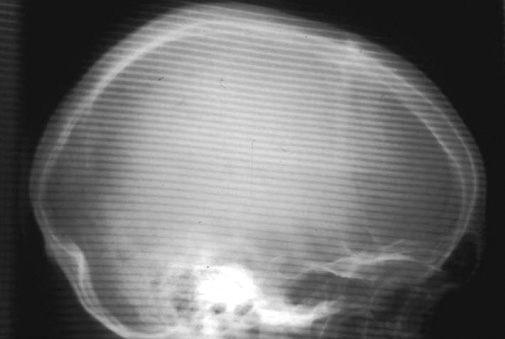
%> input picture Radiograph_1.jpg, 505 x 339 px
$ octave moire_pattern_a.m   (GNU Octave 9; MATLAB toolbox functions it lacks are replaced by stand-ins)
%> lines starting %> are read from the running program, lines starting %| are printed output that depends on the picture
%% Radiograph of Skull
clear all;clc;close all;
% Read Image
image=imread('Radiograph_1.jpg');
%> image is the input picture: size 339x505 uint8; min 16, max 255, mean 111.2
% Define sigma and find the phase and magnitude of image
sigma=20;
fft1=fft2(image);
phase=angle(fft1);
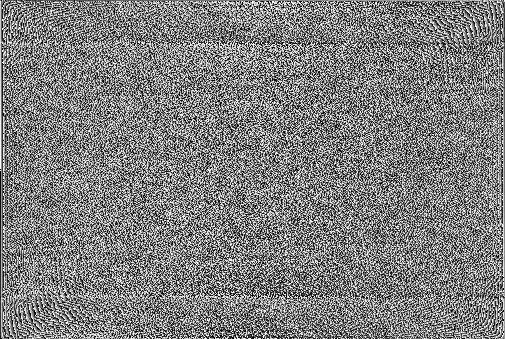
%> phase: size 339x505 double; min -3.14, max 3.14, mean 5.31e-18; drawn with min black and max white
mag1=abs(fft1);
% Shifted log magnitude plot for better localization of moire patterns
fft1=fftshift(fft1);
mag2=log(1+abs(fft1));
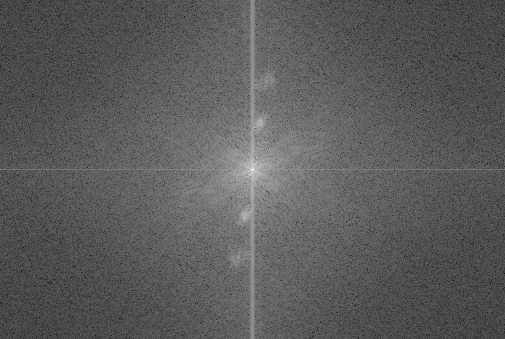
%> mag2: size 339x505 double; min 0.206, max 16.76, mean 6.13; drawn with min black and max white
figure,imshow(mag2,[]),title('shifted magnitude plot')

% Find Intensity peaks due to moire patterns in magnitude plot
U1=[261 122];
U2=[267 82];
U3=[245 218];
U4=[239 258];
[l,n]=size(image);
%> l = 339; n = 505

% Create the notch Filters
for i=1:l
    for j=1:n
        H1(i,j)=1-exp(-((i-U1(2)).^2+(j-U1(1)).^2)./(sigma)^2);
    end
end
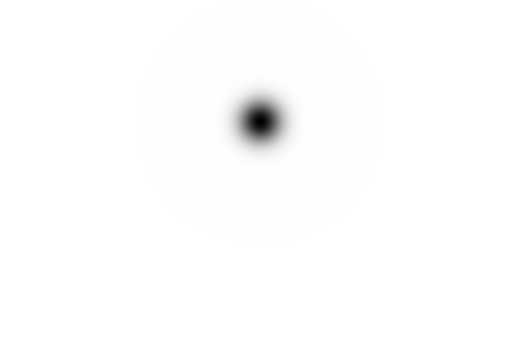
%> H1: size 339x505 double; min 0, max 1, mean 0.993

for a=1:l
    for b=1:n
        H2(a,b)=1-exp(-((a-U2(2)).^2+(b-U2(1)).^2)./(sigma)^2);
    end
end
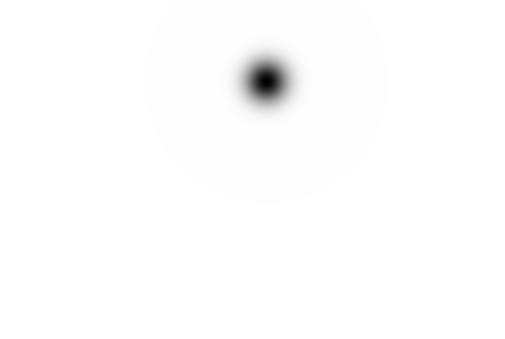
%> H2: size 339x505 double; min 0, max 1, mean 0.993; mean of the top-left, top-right, bottom-left and bottom-right quarters 0.995, 0.975, 1, 1

for c=1:l
    for d=1:n
        H3(c,d)=1-exp(-((c-U3(2)).^2+(d-U3(1)).^2)./(sigma)^2);
    end
end
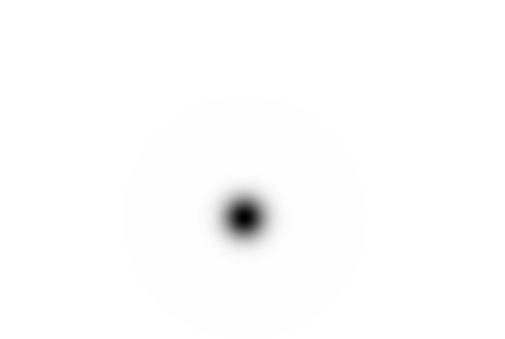
%> H3: size 339x505 double; min 0, max 1, mean 0.993; mean of the top-left, top-right, bottom-left and bottom-right quarters 1, 1, 0.979, 0.991

for e=1:l
    for f=1:n
        H4(e,f)=1-exp(-((e-U4(2)).^2+(f-U4(1)).^2)./(sigma)^2);
    end
end
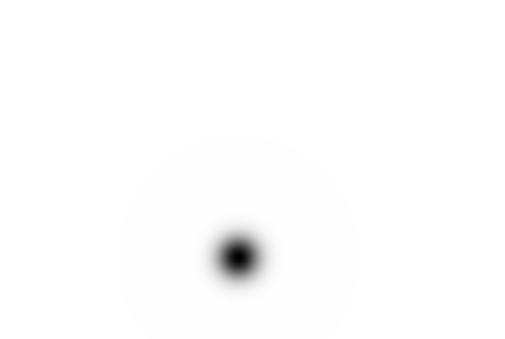
%> H4: size 339x505 double; min 0, max 1, mean 0.993; mean of the top-left, top-right, bottom-left and bottom-right quarters 1, 1, 0.976, 0.995

H=H1.*H2.*H3.*H4;
figure,imshow(H),title('notch filter')
h=fftshift(H);

transform_magplot=mag2.*H;
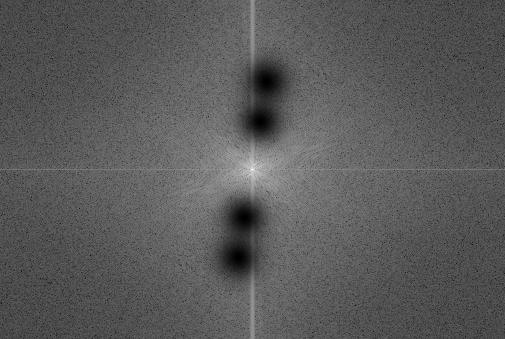
%> transform_magplot: size 339x505 double; min 0, max 16.67, mean 5.9; drawn with min black and max white
figure,imshow(transform_magplot,[]),title('notch filter on magnitude plot')

% Final output of magnitude
output=mag1.*h;
% Reconstruct image using phase and newly found magnitude
recon_image=output.*exp(1i*phase);
% Inverse fft
final=ifft2(recon_image);
% Display Image
figure,subplot(1,2,1),imshow(image),title('original image')
subplot(1,2,2),imshow(final,[]),title('filtered image sigma 20')

$ run again, with Radiograph_2.jpg copied over Radiograph_1.jpg
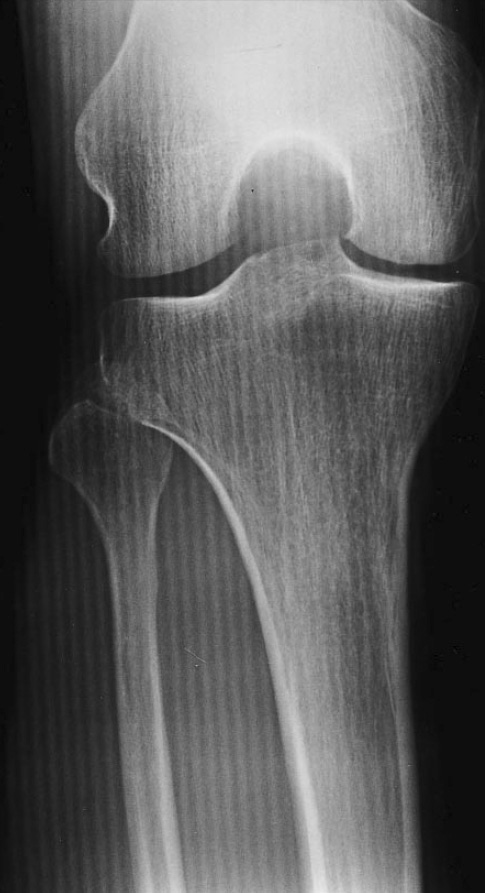
%> input picture Radiograph_2.jpg, 485 x 893 px
%> image is the input picture: size 893x485 uint8; min 1, max 235, mean 92.9
%> `mag2=log(1+abs(fft1));`:
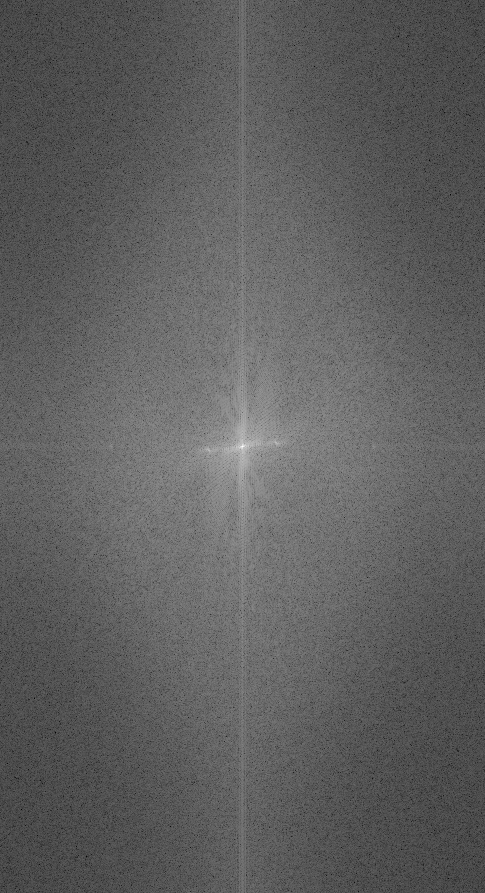
%> mag2: size 893x485 double; min 0.63, max 17.51, mean 6.95; drawn with min black and max white
%> after the loop `for i=1:l`:
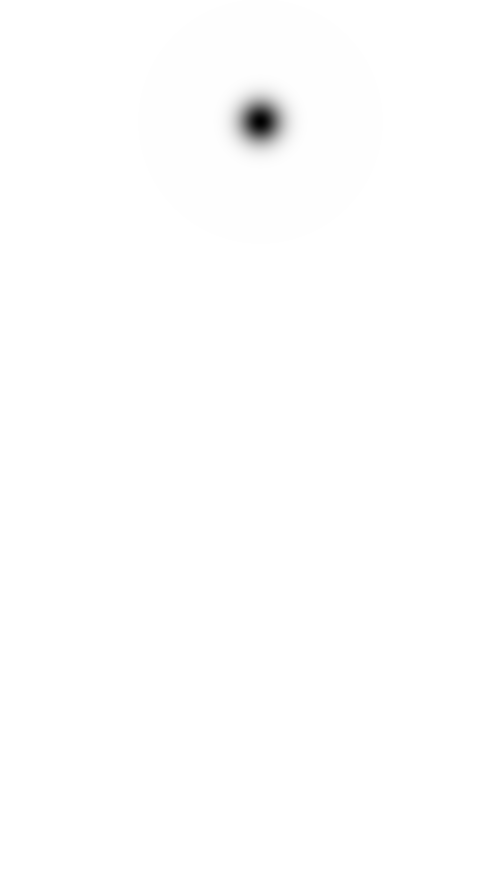
%> H1: size 893x485 double; min 0, max 1, mean 0.997
